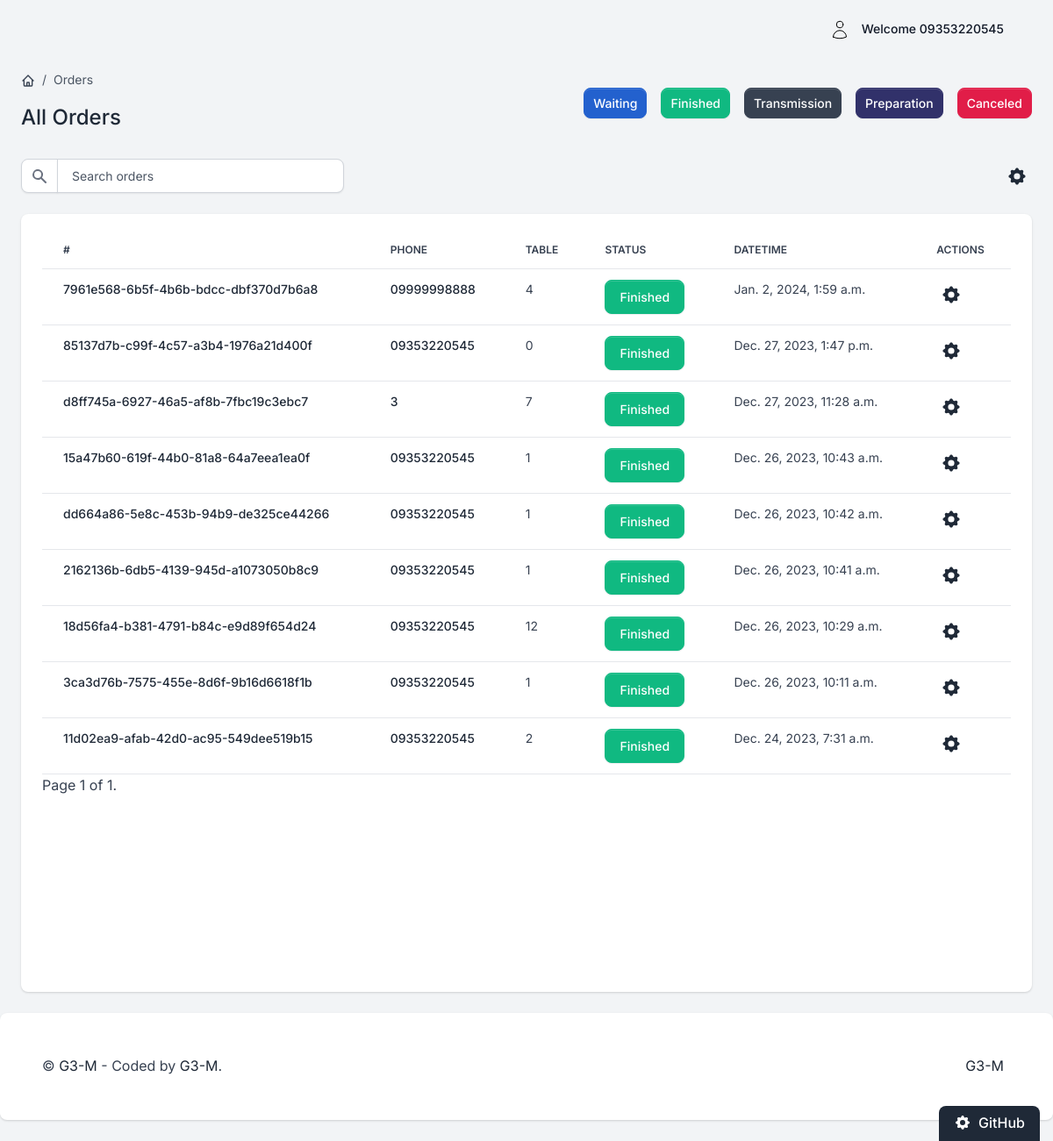
Page /orders/orders/f (signed in) on the committed database.
### users/models.py (models this page shows)
class User(AbstractBaseUser, PermissionsMixin):
    phone_number = models.CharField(max_length=11, unique=True, validators=[
        RegexValidator(
            regex=r'^09\d{9}$',
            message='Phone number must start with "09" and have 11 digits.',
            code='invalid_phone_number'
        )])
    email = models.EmailField(unique=True)
    password = models.CharField(max_length=128)
    is_active = models.BooleanField(default=True)
    is_staff = models.BooleanField(default=False)
    last_login = models.DateTimeField(auto_now_add=True, verbose_name='last')
    objects = UserManager()
    USERNAME_FIELD = 'phone_number'
    REQUIRED_FIELDS = ['email']
    """django.core.management.base.SystemCheckError: SystemCheckError: System check identified some issues: ERRORS:
    auth.User.groups: (fields.E304) Reverse accessor 'Group.user_set' for 'auth.User.groups' clashes with reverse
    accessor for 'users.User.groups'. HINT: Add or change a related_name argument to the definition for
    'auth.User.groups' or 'users.User.groups'. auth.User.user_permissions: (fields.E304) Reverse accessor
    'Permission.user_set' for 'auth.User.user_permissions' clashes with reverse accessor for
    'users.User.user_permissions'. HINT: Add or change a related_name argument to the definition for
    'auth.User.user_permissions' or 'users.User.user_permissions'. users.User.groups: (fields.E304)
    Reverse accessor 'Group.user_set' for 'users.User.groups' clashes with reverse accessor for
    'auth.User.groups'. HINT: Add or change a related_name argument to the definition for 'users.User.groups'
    or 'auth.User.groups'. users.User.user_permissions: (fields.E304) Reverse accessor 'Permission.user_set'
    for 'users.User.user_permissions' clashes with reverse accessor for 'auth.User.user_permissions'. HINT: Add
    or change a related_name argument to the definition for 'users.User.user_permissions' or
    'auth.User.user_permissions'.


####### for this bug we should make these groups and permissions attr and make custom related_name:
    """

### order/models.py (models this page shows, shortened)
class Order(BaseModel):
    status_fields = [("W", "Waiting"),
                     ("C", "Canceled"),
                     ("P", "Preparation"),
                     ("T", "Transmission"),
                     ("F", "Finished")]
    customer_phone = models.CharField(max_length=100, blank=True, null=True)
    id = models.UUIDField(primary_key=True, default=uuid.uuid4)
    status = models.CharField(max_length=1, choices=status_fields, default='W')
    table = models.ForeignKey(Table, on_delete=models.SET_NULL, null=True, related_name='orders')
    class Meta:
        ordering = ['-created_at']
        indexes = [
            models.Index(fields=['-created_at']),
        ]

### tables/models.py (models this page shows, shortened)
class Table(BaseModel):
    status_fields = [("R", "Reserved"), ("E", "Empty"), ("F", "Full"), ("T", "TakeAway")]
    number = models.PositiveIntegerField()
    status = models.CharField(max_length=1, choices=status_fields, default='E')

### order/views.py (the view)
# urls.py: path('orders/f', views.OrderFinishedListView.as_view(), name='list-order-f'),
class OrderFinishedListView(BaseOrderListView):
    def get_queryset(self):
        return Order.objects.filter(status='F')

### core/models.py (called while the page is built)
    def get_queryset(self):
        return super().get_queryset().filter(deleted_at__isnull=True)

### utils.py (called while the page is built)
    def test_func(self):
        return self.request.user.is_staff or self.request.user.is_superuser

### templates/Order_ListOrder.html (shortened to what this page needs)
{% extends "base.html" %}
{% block content %}
    <div class="d-flex justify-content-between flex-wrap flex-md-nowrap align-items-center py-4 mx-4">
        <div class="d-block mb-4 mb-md-0">
            <nav aria-label="breadcrumb" class="d-none d-md-inline-block">
                <ol class="breadcrumb breadcrumb-dark breadcrumb-transparent">
                    <li class="breadcrumb-item">
                        <a href="{% url 'core:home' %}">
                        </a>
                    </li>
                    <li class="breadcrumb-item active" aria-current="page">Orders</li>
                </ol>
            </nav>
            <h2 class="h4">All Orders</h2>
        </div>
        <div class="btn-toolbar mb-2 mb-md-0">
            <a href="{% url 'order:list-order-w' %}" class="btn btn-sm btn-info d-inline-flex align-items-center">
                Waiting
            </a>
            <div class="btn-group ms-2 ms-lg-3">
                <a href="{% url 'order:list-order-f' %}" type="button" class="btn btn-sm btn-success text-white">Finished</a>
            </div>
            <div class="btn-group ms-2 ms-lg-3">
                <a href="{% url 'order:list-order-t' %}" type="button" class="btn btn-sm btn-gray-700 text-white">Transmission</a>
            </div>
            <div class="btn-group ms-2 ms-lg-3">
                <a href="{% url 'order:list-order-p' %}" type="button" class="btn btn-sm btn-tertiary text-white">Preparation</a>
            </div>
            <div class="btn-group ms-2 ms-lg-3">
                <a href="{% url 'order:list-order-c' %}" type="button"
                   class="btn btn-sm btn-danger text-white">Canceled</a>
            </div>
        </div>
    </div>
    <div class="table-settings mb-4 mx-4">
        <div class="row align-items-center justify-content-between">
            <div class="col col-md-6 col-lg-3 col-xl-4">
                <div class="input-group me-2 me-lg-3 fmxw-400">
                  <span class="input-group-text">
                  </span>
                    <input type="text" class="form-control" placeholder="Search orders">
                </div>
            </div>
            <div class="col-4 col-md-2 col-xl-1 ps-md-0 text-end">
                <div class="dropdown">
                    <button class="btn btn-link text-dark dropdown-toggle dropdown-toggle-split m-0 p-1"
                            data-bs-toggle="dropdown" aria-haspopup="true" aria-expanded="false">
                    </button>
                </div>
            </div>
        </div>
    </div>
    <div class="card card-body border-0 shadow table-wrapper table-responsive mx-4 pb-10">
        <table class="table table-hover">
            <thead>
            <tr>
                <th class="border-gray-200">#</th>
                <th class="border-gray-200">Phone</th>
                <th class="border-gray-200">Table</th>
                <th class="border-gray-200">Status</th>
                <th class="border-gray-200">Datetime</th>
                <th class="border-gray-200">Actions</th>
            </tr>
            </thead>
            <tbody>
            {% for order in orders %}
                <tr>
                    <td>
                        <a href="{% url 'order:order-detail' order.id %}" class="fw-bold text-sm-start">
                            {{ order.id }}
                        </a>
                    </td>
                    <td>
                        <a href="{% url 'order:phone-orders' order.customer_phone %}" class="fw-bold text-sm-start">
                            {{ order.customer_phone }}
                        </a>
                    </td>
                    <td><span class="fw-normal">{{ order.table.number }}</span></td>
                    {% if order.status == "F" %}
                        <td><span class="text-white btn btn-success">{{ order.get_status_display }}</span></td>
                    {% elif order.status == "C" %}
                        <td><span class="text-white btn btn-danger">{{ order.get_status_display }}</span></td>
                    {% elif order.status == "P" %}
                        <td><span class="text-white btn btn-tertiary">{{ order.get_status_display }}</span></td>
                    {% elif order.status == "T" %}
                        <td><span class="text-white btn btn-gray-700">{{ order.get_status_display }}</span></td>
                    {% elif order.status == "W" %}
                        <td><span class="text-white btn btn-info">{{ order.get_status_display }}</span></td>
                    {% endif %}
                    <td><span class="fw-normal">{{ order.created_at }}</span></td>
                    <td class="flex justify-content-center">
                        <div class="col-4 col-md-2 col-xl-1 ps-md-0 text-end">
                            <div class="dropdown">
                                <button class="btn btn-link text-dark dropdown-toggle dropdown-toggle-split m-0 p-1"
                                        data-bs-toggle="dropdown" aria-haspopup="true" aria-expanded="false">
                                </button>
                            </div>
                        </div>
                    </td>
                </tr>
            {% endfor %}
            </tbody>
        </table>
        <div>
            <span>
        Page {{ page_obj.number }} of {{ page_obj.paginator.num_pages }}.
    </span>
        </div>
    </div>
{% endblock content %}

### templates/base.html (shortened to what this page needs)
{% load static %}
<!DOCTYPE html>
<html lang="en">
<head>
    <link type="text/css" href="/static/assets/vendor/sweetalert2/dist/sweetalert2.min.css" rel="stylesheet">
    <link type="text/css" href="/static/assets/vendor/notyf/notyf.min.css" rel="stylesheet">
    <link type="text/css" href="/static/assets/css/volt.css" rel="stylesheet">
</head>
<body>
{% if user.is_authenticated %}
    <nav class="navbar navbar-top navbar-expand navbar-dashboard navbar-dark ps-0 pe-2 pb-0">
        <div class="container-fluid px-0 mx-5">
            <div class="d-flex justify-content-between w-100" id="navbarSupportedContent">
                <ul class="navbar-nav align-items-center">
                    <li class="nav-item dropdown ms-lg-3">
                        <a class="nav-link dropdown-toggle pt-1 px-0" href="#" role="button" data-bs-toggle="dropdown"
                           aria-expanded="false">
                            <div class="media d-flex align-items-center">
                                <div class="media-body ms-2 text-dark align-items-center d-none d-lg-block">
                                    <span class="mb-0 font-small fw-bold text-gray-900">
                              Welcome <strong>{{ request.user.phone_number }}</strong>
                            </span>
                                </div>
                            </div>
                        </a>
                    </li>
                </ul>
            </div>
        </div>
    </nav>
{% endif %}
{% block content %}{% endblock content %}
<footer class="bg-white rounded shadow p-5 mb-4 mt-4">
    <div class="row">
        <div class="col-12 col-md-4 col-xl-6 mb-4 mb-md-0">
            <p class="mb-0 text-center text-lg-start">
                &copy; <a class="text-primary fw-normal" href="https://themesberg.com" target="_blank">G3-M</a>
                - Coded by <a href="https://appseed.us" target="_blank">G3-M</a>.
            </p>
        </div>
        <div class="col-12 col-md-8 col-xl-6 text-center text-lg-start">
            <ul class="list-inline list-group-flush list-group-borderless text-md-end mb-0">
                <li class="list-inline-item px-0 px-sm-2">
                    <a target="_blank"
                       href="">G3-M</a>
                </li>
            </ul>
        </div>
    </div>
</footer>
<div class="card theme-settings bg-gray-800 theme-settings-expand" id="theme-settings-expand">
    <div class="card-body bg-gray-800 text-white rounded-top p-3 py-2">
            <span class="fw-bold d-inline-flex align-items-center h6">
                GitHub
            </span>
    </div>
</div>
</body>
</html>

### rows in the picture
User: user.phone_number "09353220545"
Order: id "7961e568-6b5f-4b6b-bdcc-dbf370d7b6a8", customer_phone "09999998888", table.number "4", status "Finished", created_at "Jan. 2, 2024, 1:59 a.m."
Order: id "85137d7b-c99f-4c57-a3b4-1976a21d400f", customer_phone "09353220545", table.number "0", status "Finished", created_at "Dec. 27, 2023, 1:47 p.m."
Order: id "d8ff745a-6927-46a5-af8b-7fbc19c3ebc7", customer_phone "3", table.number "7", status "Finished", created_at "Dec. 27, 2023, 11:28 a.m."
Order: id "15a47b60-619f-44b0-81a8-64a7eea1ea0f", customer_phone "09353220545", table.number "1", status "Finished", created_at "Dec. 26, 2023, 10:43 a.m."
Order: id "dd664a86-5e8c-453b-94b9-de325ce44266", customer_phone "09353220545", table.number "1", status "Finished", created_at "Dec. 26, 2023, 10:42 a.m."
Order: id "2162136b-6db5-4139-945d-a1073050b8c9", customer_phone "09353220545", table.number "1", status "Finished", created_at "Dec. 26, 2023, 10:41 a.m."
Order: id "18d56fa4-b381-4791-b84c-e9d89f654d24", customer_phone "09353220545", table.number "12", status "Finished", created_at "Dec. 26, 2023, 10:29 a.m."
Order: id "3ca3d76b-7575-455e-8d6f-9b16d6618f1b", customer_phone "09353220545", table.number "1", status "Finished", created_at "Dec. 26, 2023, 10:11 a.m."
Order: id "11d02ea9-afab-42d0-ac95-549dee519b15", customer_phone "09353220545", table.number "2", status "Finished", created_at "Dec. 24, 2023, 7:31 a.m."

### other values in the picture
{{ page_obj.number }} "1"
{{ page_obj.paginator.num_pages }} "1"
